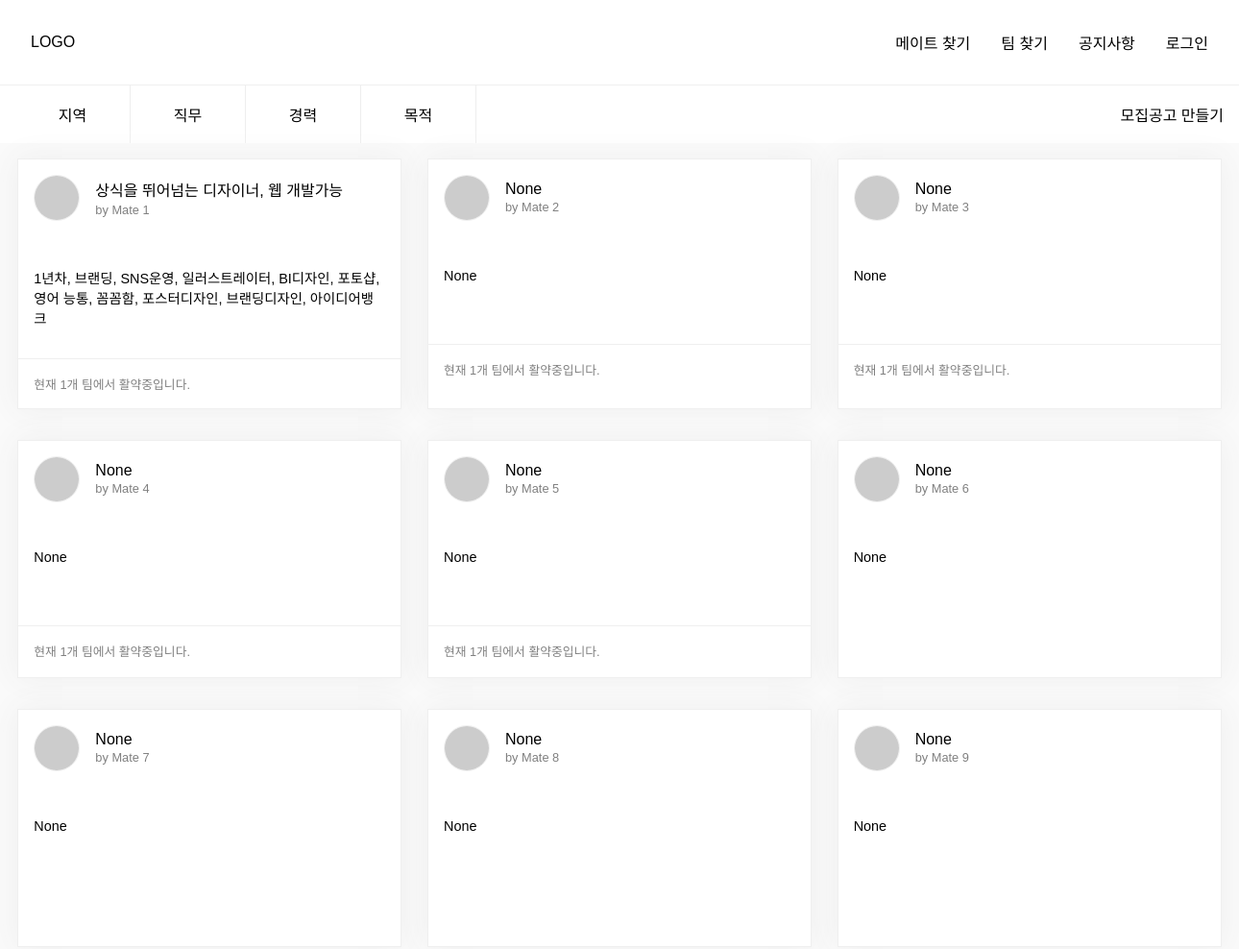
/members/ (upper part), run on an earlier commit of the app's database.
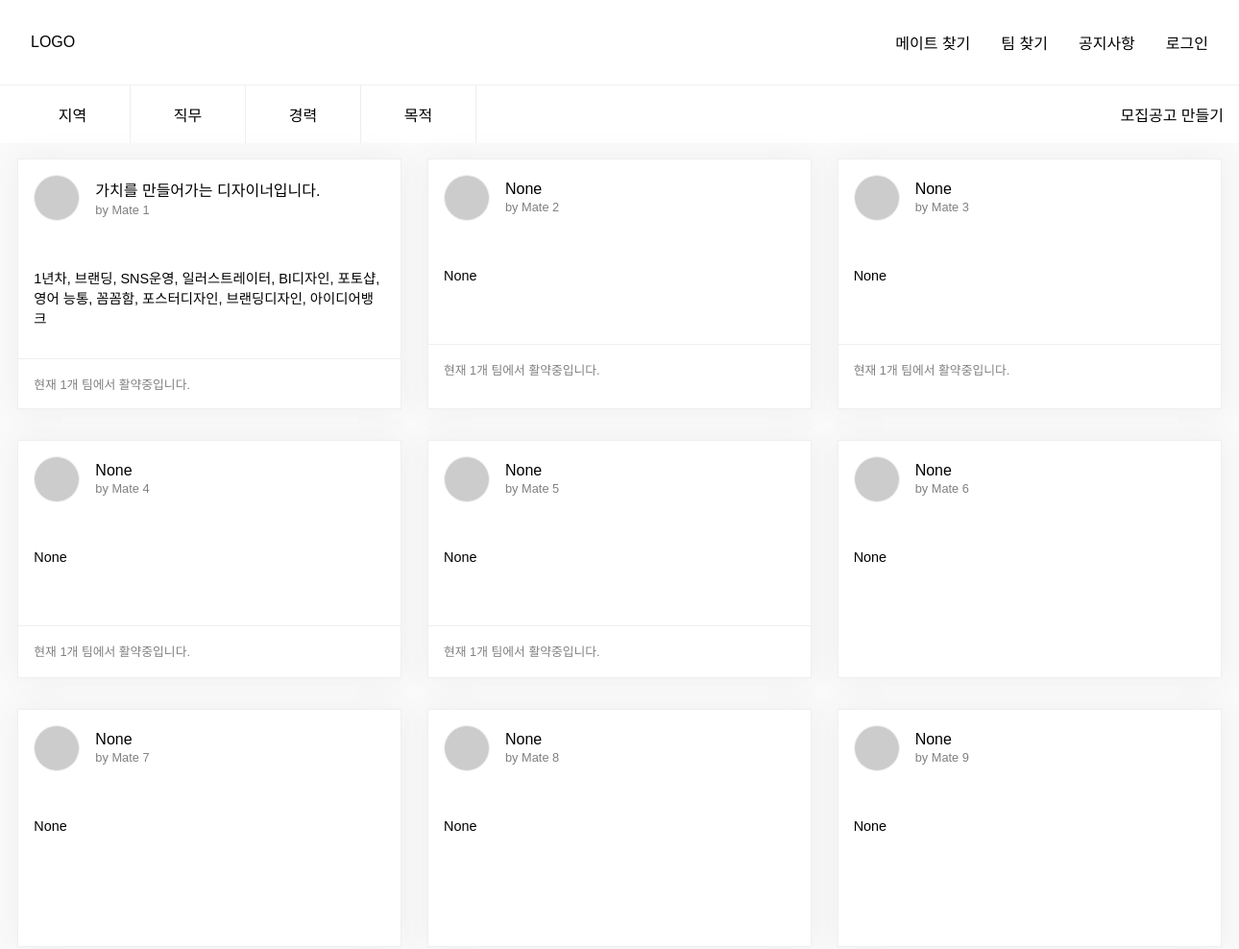
And on a later commit of the database.
### apps/member/models.py (models this page shows, shortened)
class Profile(BaseModel):
    user = models.OneToOneField(User, on_delete=models.CASCADE, blank=True, null=True)
    name = models.CharField(max_length=45, blank=True)
    short_desc = models.CharField(max_length=200, blank=True, null=True)
    options = models.CharField(max_length=200, blank=True, null=True)
    picture = ProcessedImageField(upload_to = mem_img_path,
                                processors=[ResizeToFit(width=150, upscale=False)],
                                format='JPEG',
                                options={'quality':90},
                                blank=True,
                                null=True,
                                )
    detail = RichTextUploadingField(config_name='default', blank=True, null=True)
    skills = TaggableManager(blank=True)

### apps/core/views.py (the view)
# urls.py: path('members/', member_list),
def member_list(request):
    members = Profile.objects.all()
    context = {
        'members':members,
    }
    return render(request, 'findmate/members.html', context)

### apps/core/templates/findmate/members.html (shortened to what this page needs)
{% extends "index.html" %}
{% block header_content %}
<div class="filter">
    <div class="filter_item_list">
        <span>지역</span>
        <span>직무</span>
        <span>경력</span>
        <span>목적</span>
    </div>
    <div class="create_post">
        <span>모집공고 만들기</span>
    </div>
</div>
{% endblock %}
{% block content %}
<div class="member_box_wrapper">
    {% for member in members %}
    <a href="https://naver.com" class="member_box">
            <div class="member_info">
                {% if member.logo %}
                <img class="member_img" src="{{user.picture.url}}">
                {% else %}
                <img class="member_img" src="https://picsum.photos/200/200">
                {% endif %}
                <div>
                    <div class="member_title">
                        <h4>{{member.short_desc}}</h4>
                        <span class="member_name">by {{member.name}}</span>
                    </div>
                </div>
            </div>
            <div class="spec_info">
                <span>
                    {{member.options}}
                </span>
            </div>
            {% if member.team_set.all %}
            <div class="current_team">
                <span>현재 {{member.team_set.all|length}}개 팀에서 활약중입니다.</span>
            </div>
            {% endif %}
    </a>
    {% endfor %}
</div>
{% endblock %}

### findmate/templates/index.html (shortened to what this page needs)
<!DOCTYPE html>
<html lang="en">
<head>
</head>
<body>
    <header>
        <nav class="gnb">
            <a class="main_logo" href="/">LOGO</a>
            <div class="main_nav">
                <ul class="main_nav_ul">
                    <li><a href="/members">메이트 찾기</a></li>
                    <li><a href="/">팀 찾기</a></li>
                    <li><a>공지사항</a></li>
                    {% if user.is_authenticated %}
                    <li><a>회원메뉴</a></li>
                    {% else %}
                    <li><a>로그인</a></li>
                    {% endif %}
                </ul>
            </div>
        </nav>
        {% block header_content %}
        {% endblock %}
    </header>
    <div class="main_contents">
        {% block content %}
        {% endblock %}
    </div>
</body>
</html>

### findmate/templates/index.html (style rules this page uses)
* { font-family: 'Noto Sans KR', sans-serif;; margin: 0; padding: 0; box-sizing: border-box; text-decoration: none; color: black; }
ul { list-style: none; }
.gnb { display: flex; border-bottom: 1px solid #efefef; justify-content: space-between; align-items: center; padding: 2rem; }
.main_nav_ul { display: flex; }
.main_nav_ul li { margin-left: 2rem; }
.main_contents { background-color: #fafafa; }
.filter { height: 60px; background-color: #ffffff; display: flex; justify-content: space-between; align-items: center; padding: 1rem; font-weight: 300; }
.filter_item_list { display: flex; justify-content: center; align-items: center; }
.filter_item_list > span { height: 60px; width: 120px; display: flex; border-right: 1px solid #eee; justify-content: center; align-items: center; }

### apps/core/templates/findmate/members.html (style rules this page uses)
.member_box_wrapper { display: grid; grid-template-columns: repeat(3, 1fr); width: 1280px;; margin: auto; }
.member_box { margin: 1rem auto; border: 1px solid #efefef; max-width: 400px; background-color: white; min-height: 248px; box-shadow: 0px 0px 30px #eee; }
.member_info { padding: 1rem; display: flex; align-items: center; }
.member_info h4 { font-size: 1rem; font-weight: 400; max-width: 280px; overflow: hidden; text-overflow: ellipsis; display: -webkit-box; -webkit-line-clamp: 1; -webkit-box-orient: vertical; min-width: 234px; }
.member_info span { font-size: .8rem; font-weight: 300; color: gray; }
.member_info .member_img { width: 48px; height: 48px; border: 1px solid #efefef; border-radius: 50%; margin-right: 1rem; }
.spec_info { padding: 2rem 1rem; min-width: 398px; min-height: 112px; }
.spec_info span { font-weight: 300; font-size: .9rem; }
.current_team { border-top: 1px solid #efefef; padding: 1rem; font-size: .9rem; font-weight: 300; }
.current_team span { font-size: .8rem; color: gray; }

What changed in the data, as far as the page shows it:
changed Profile "1년차, 브랜딩, SNS운영, 일러스트레이터, BI디자인, 포토샵, 영어 능통, 꼼꼼함, 포스터디자인, 브랜딩디자인, 아이디어뱅크": short_desc "상식을 뛰어넘는 디자이너, 웹 개발가능" → "가치를 만들어가는 디자이너입니다."
